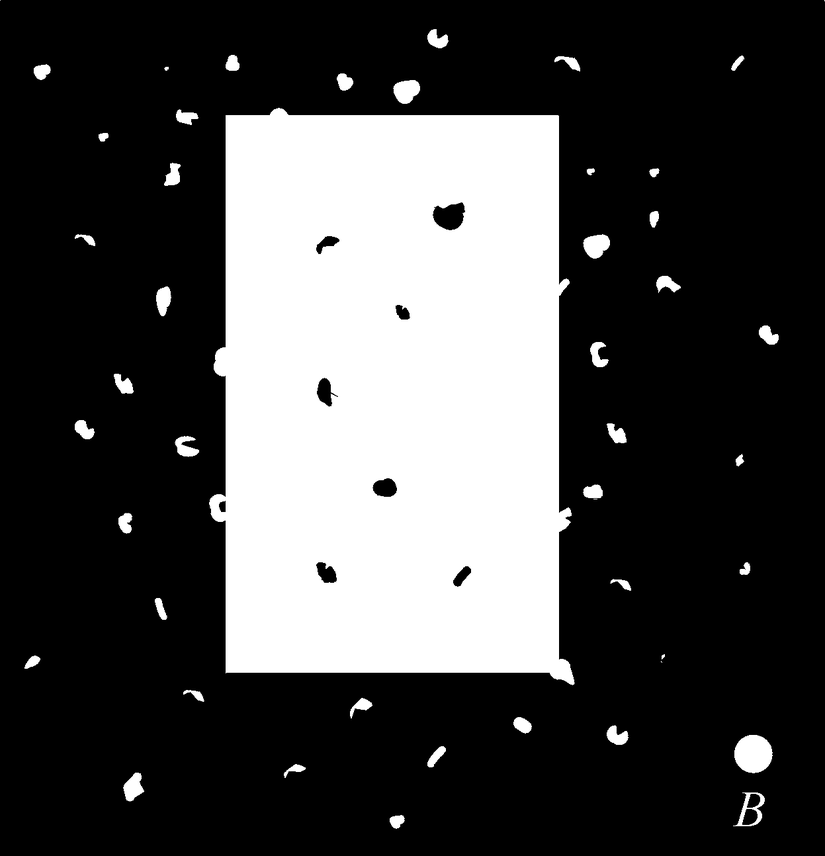
#> input picture filtragem_frequencia/img_morphy/noise_rectangle.tif, 825 x 856 px, shrunk from 1247 x 1294 before the run, found by its file name
$ python morphology3_sequence.py
#> lines starting #> are read from the running program, lines starting #| are printed output that depends on the picture
import cv2
import numpy as np
import matplotlib.pyplot as plt

def erode(img, kernel,n_iterations):
    erosion = cv2.erode(img, kernel, iterations=n_iterations)
    return erosion

def dilate(img, kernel,n_iterations):
    dilation = cv2.dilate(img, kernel, iterations=n_iterations)
    return dilation

def opening(img, kernel):
    opening = cv2.morphologyEx(img, cv2.MORPH_OPEN, kernel)
    return opening

def closing(img, kernel):
    closing = cv2.morphologyEx(img, cv2.MORPH_CLOSE, kernel)
    return closing

def plot(img, morph_img, title):
    # Plot the images
    plt.figure(figsize=(6, 4))
    plt.subplot(1, 2, 1)
    plt.imshow(img, cmap='gray')
    plt.title('Original Image')
    plt.axis('off')

    plt.subplot(1, 2, 2)
    plt.imshow(morph_img, cmap='gray')
    plt.title(title)
    plt.axis('off')

    plt.suptitle(title, fontsize=16)
    plt.tight_layout()
    plt.show()


def main():

    kernel1 = np.array([[1, 1, 1],
                        [1, 1, 1],
                        [1, 1, 1]], dtype=np.uint8)
    #image f
    img = cv2.imread('img/noise_rectangle.tif',cv2.IMREAD_GRAYSCALE)
#> img is the input picture: shape (856, 825); min 0, max 255, mean 70.1

    img_eroded = erode(img, kernel1,22)
    img_dilate = dilate(img_eroded, kernel1,37)

    plot(img, img_eroded, 'Erosão')
    plot(img_eroded, img_dilate, 'Final')
#> call 2 of plot, with title = 'Final'
#> in plot (call 2), `plt.show()`:
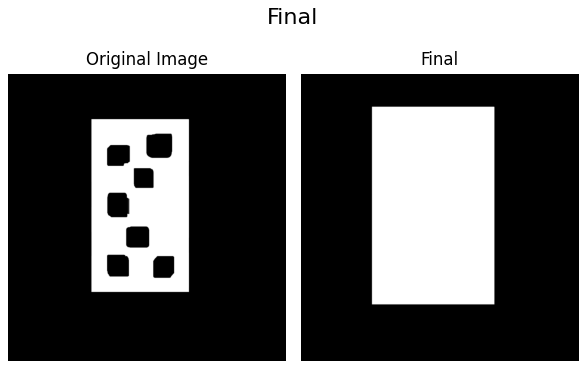
#> figure drawn by matplotlib, 2 panels

    #image g
    img = cv2.imread('img/text_gaps.tif',cv2.IMREAD_GRAYSCALE)
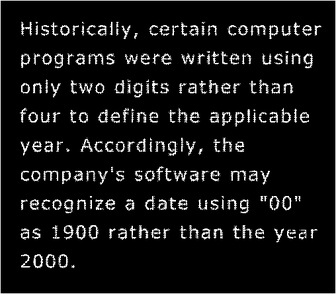
#> input picture filtragem_frequencia/img_morphy/text_gaps.tif, 336 x 294 px, shrunk from 508 x 444 before the run, found by its file name
#> img is the input picture: shape (294, 336); min 0, max 255, mean 20.9

    img_closing = closing(img, kernel1)
#> in closing, `closing = cv2.morphologyEx(img, cv2.MORPH_CLOSE, kernel)`:
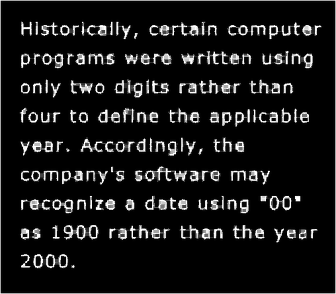
#> closing: shape (294, 336); min 0, max 255, mean 24.7
    img_closing2 = closing(img, kernel1)
    img_dilate = dilate(img, kernel1,1)
#> call 2 of dilate, with kernel = array of shape (3, 3), n_iterations = 1
#> in dilate (call 2), `dilation = cv2.dilate(img, kernel, iterations=n_iterations)`:
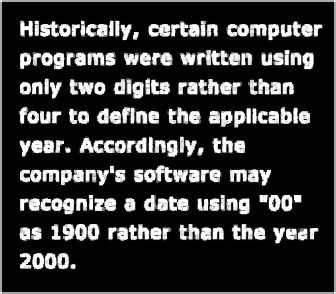
#> dilation: shape (294, 336); min 0, max 255, mean 52.6

    plot(img, img_closing, 'Closing')

    #plot(img_closing, img_closing2, 'Closing 2')
    plot(img_closing2, img_dilate, 'Final')

    #tirar borda img h
    img = cv2.imread('img/rosto_perfil.tif',cv2.IMREAD_GRAYSCALE)
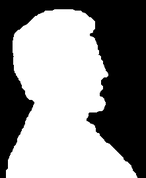
#> input picture filtragem_frequencia/img_morphy/rosto_perfil.tif, 146 x 178 px, shrunk from 221 x 269 before the run, found by its file name
#> img is the input picture: shape (178, 146); min 0, max 255, mean 139.2

    img_erode = erode(img, kernel1,1)
#> call 2 of erode, with kernel = array of shape (3, 3), n_iterations = 1
#> in erode (call 2), `erosion = cv2.erode(img, kernel, iterations=n_iterations)`:
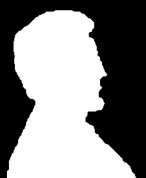
#> erosion: shape (178, 146); min 0, max 255, mean 133.4

    borda = img - img_erode
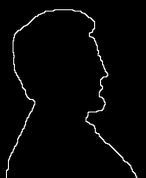
#> borda: shape (178, 146); min 0, max 255, mean 5.8

    plot(img, borda, 'Borda')
    plot(img, borda, 'Final')


if __name__ == "__main__":
    main()
